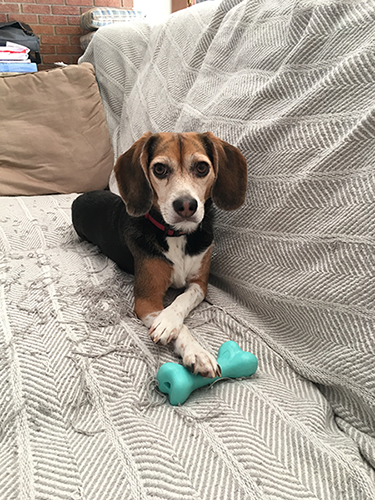
#> input picture ML_Learning/convolutional_neural_networks/jemma.png, 375 x 500 px
$ python convolutions.py --image jemma.png
#> lines starting #> are read from the running program, lines starting #| are printed output that depends on the picture
from skimage.exposure import rescale_intensity
import numpy as np
import argparse
import cv2
import matplotlib.pyplot as plt

def convolve(image, kernel):
    # grab the spatial dimension of the image and kernel
    (iH, iW) = image.shape[:2]
    (kH, kW) = kernel.shape[:2]

    # allocate memory for output image, taking care to "pad" borders of input image
    # to the spatial size (width, height) are not reduced
    pad = (kW - 1) // 2
    image = cv2.copyMakeBorder(image, pad, pad, pad, pad, cv2.BORDER_REPLICATE)
    output = np.zeros((iH, iW), dtype="float")

    # loop over the input image, "sliding" the kernel across
    # each (x, y) - coordinate from left-to-right and top-to-bottom
    for y in np.arange(pad, iH + pad):
        for x in np.arange(pad, iW + pad):
            # extract the ROI (region of interest) of the image by extracting the *center*
            # region of the current (x, y) - coordinates dimensions
            roi = image[y - pad:y + pad + 1, x - pad:x + pad + 1]

            # perform convolution by taking element - wise multiplication between
            # ROI and kernel, then summing the matrix
            k = (roi * kernel).sum()

            # store convolved value in the output (x, y) - coordinate of the output image
            output[y - pad, x - pad] = k

    # rescale the output image to be in the range [0, 255]
    output = rescale_intensity(output, in_range=(0, 255))
    output = (output * 255).astype("uint8")

    return output

# construct the argument parse and parse the arguments
ap = argparse.ArgumentParser()
ap.add_argument("-i", "--image", required=True, help="path to the input image")
args = vars(ap.parse_args())

# construct average blurring kernels used to smooth an image
smallBlur = np.ones((7, 7), dtype="float") * (1.0 / (7 * 7))
largeBlur = np.ones((21, 21), dtype="float") * (1.0 / (21 * 21))

# construct sharpening filter
sharpen = np.array((
    [0, -1, 0],
    [-1, 5, -1],
    [0, -1, 0]), dtype="int")

laplacian = np.array((
    [0, 1, 0],
    [1, -4, 1],
    [0, 1, 0]), dtype="int")

sobelX = np.array((
    [-1, 0, 1],
    [-2, 0, 2],
    [-1, 0, 1]), dtype="int")

sobelY = np.array((
    [-1, -2, -1],
    [0, 0, 0],
    [1, 2, 1]), dtype="int")

emboss = np.array((
    [-2, -1, 0],
    [-1, 1, 1],
    [0, 1, 2]), dtype="int")

# kernel bank, list of kernels to apply
kernelBank = (
    ("small_blur", smallBlur),
    ("large_blur", largeBlur),
    ("sharpen", sharpen),
    ("laplacian", laplacian),
    ("sobel_x", sobelX),
    ("sobel_y", sobelY),
    ("emboss", emboss))

image = cv2.imread(args["image"])
#> image is the input picture: shape (500, 375, 3); mean B, G, R 151.5, 162.1, 170.1
gray = cv2.cvtColor(image, cv2.COLOR_BGR2GRAY)
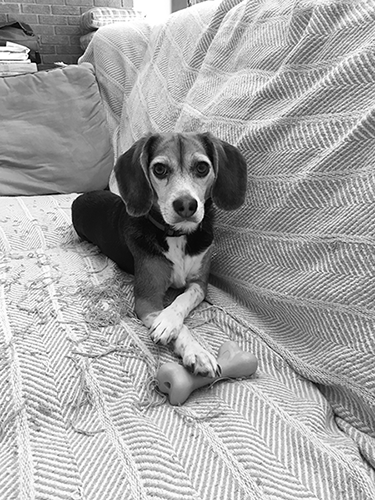
#> gray: shape (500, 375); min 0, max 255, mean 163.3


for (kernelName, K) in kernelBank:
    print("[INFO] applying {} kernel".format(kernelName))
    # apply kernel to gray image using my custom 'convolve' function and 'openCV' function
    convolveOutput = convolve(gray, K)
    opencvOutput = cv2.filter2D(gray, -1, K)

    conv = np.concatenate((gray, convolveOutput, opencvOutput), axis=1)
    cv2.imshow("{} kernel".format(kernelName), conv)

    cv2.waitKey(0)
    cv2.destroyAllWindows()
#> this loop made 7 passes
#> pass 1, in convolve, `image = cv2.copyMakeBorder(image, pad, pad, pad, pad, cv2.BORDER_REPLI..`:
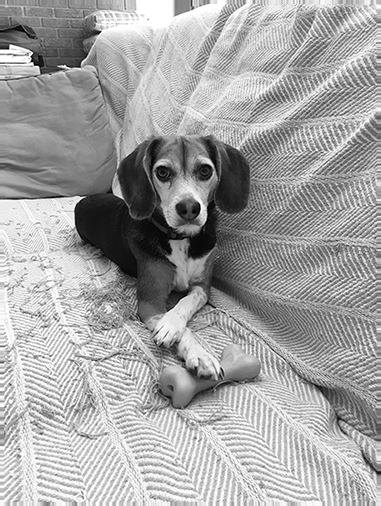
#> image: shape (506, 381); min 0, max 255, mean 163.9
#> pass 1, `convolveOutput = convolve(gray, K)`:
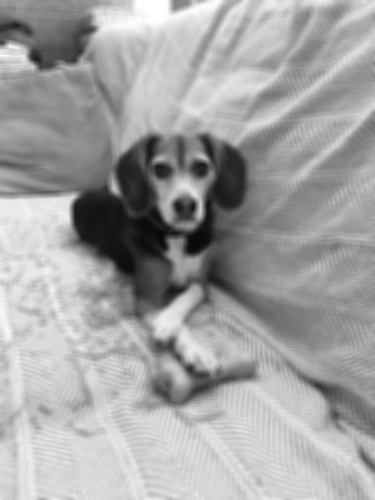
#> convolveOutput: shape (500, 375); min 9, max 255, mean 162.8
#> pass 1, `conv = np.concatenate((gray, convolveOutput, opencvOutput), axis=1)`:
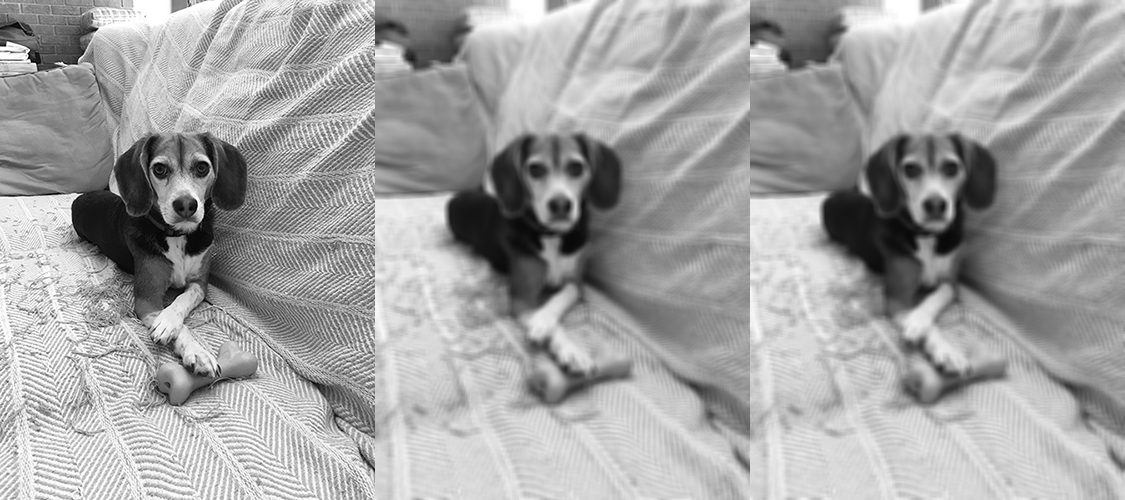
#> conv: shape (500, 1125); min 0, max 255, mean 163.1
